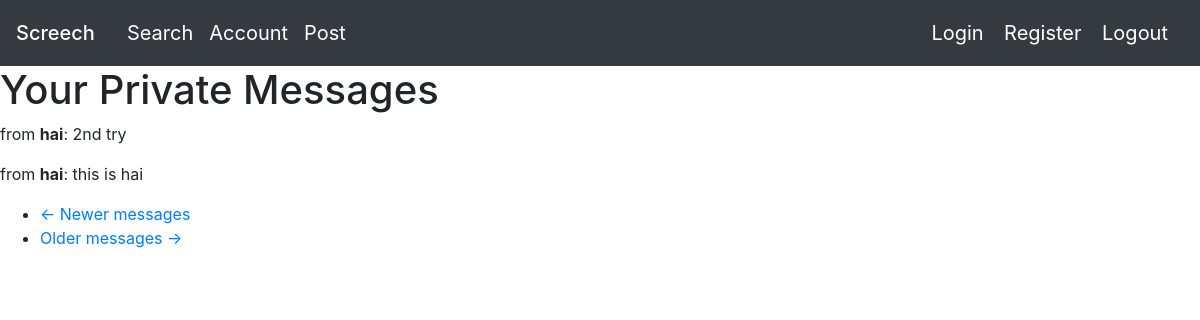
Screenshot of /messages (signed in) with the database file from the repository.
### app/models.py (models this page shows, shortened)
class Message(db.Model):
    id = db.Column(db.Integer, primary_key=True)
    sender_id = db.Column(db.Integer, db.ForeignKey('user.id'))
    recipient_id = db.Column(db.Integer, db.ForeignKey('user.id'))
    body = db.Column(db.String(140))
    timestamp = db.Column(db.DateTime, index=True, default=datetime.utcnow)

class User(db.Model, UserMixin):
    id = db.Column(db.Integer, primary_key = True)
    username = db.Column(db.String(15))
    name = db.Column(db.String(15))
    password = db.Column(db.String(200))
    email = db.Column(db.String(32), unique = True)
    last_message_read_time = db.Column(db.DateTime)
    num_new_private_messages = db.Column(db.Integer)
    changebio = db.Column(db.String(140))
    followed = db.relationship(
        'User', secondary=followers,
        primaryjoin=(followers.c.follower_id == id),
        secondaryjoin=(followers.c.followed_id == id),
        backref=db.backref('followers', lazy='dynamic'), lazy='dynamic')
    messages_sent = db.relationship('Message',
                                    foreign_keys='Message.sender_id',
                                    backref='author', lazy='dynamic')
    messages_received = db.relationship('Message',
                                        foreign_keys='Message.recipient_id',
                                        backref='recipient', lazy='dynamic')
    def zero_new_private_messages(self):
        self.num_new_private_messages = 0

### app/routes.py (the view)
@myapp_obj.route('/messages')
@login_required
def messages():
    db.session.commit()
    current_user.last_message_read_time = datetime.utcnow()
    page = request.args.get('page', 1, type=int)
    messages = current_user.messages_received.order_by(
        Message.timestamp.desc()).paginate(
            page=page, per_page=myapp_obj.config['POSTS_PER_PAGE'],
            error_out=False)
    next_url = url_for('messages', page=messages.next_num) \
        if messages.has_next else None
    prev_url = url_for('messages', page=messages.prev_num) \
        if messages.has_prev else None
    current_user.zero_new_private_messages()
    db.session.commit()
    return render_template('messages.html', messages=messages,
                           next_url=next_url, prev_url=prev_url, User=User)

### app/models.py (called while the page is built)
@login.user_loader
def load_user(id):
    return User.query.get(int(id))

### app/templates/messages.html
{% extends "base.html" %}
{% block mycontent %}
    <h1> Your Private Messages </h1>
    {% for post in messages.items %}
        <P>
            from <b>{{ User.query.get(post.sender_id).name }}</b>:  {{ post.body }}
        </P>
    {% endfor %}
    <nav aria-label="...">
        <ul class="pager">
            <li class="previous{% if not prev_url %} disabled{% endif %}">
                <a href="{{ prev_url or '#' }}">
                    <span aria-hidden="true">&larr;</span> {{ ('Newer messages') }}
                </a>
            </li>
            <li class="next{% if not next_url %} disabled{% endif %}">
                <a href="{{ next_url or '#' }}">
                    {{ ('Older messages') }} <span aria-hidden="true">&rarr;</span>
                </a>
            </li>
        </ul>
    </nav>
{% endblock %}

### rows the page displays
Message: body "2nd try"
User: query.get "hai"
Message: body "this is hai"

### other values shown
{{ ('Newer messages') }} "Newer messages"
{{ ('Older messages') }} "Older messages"
